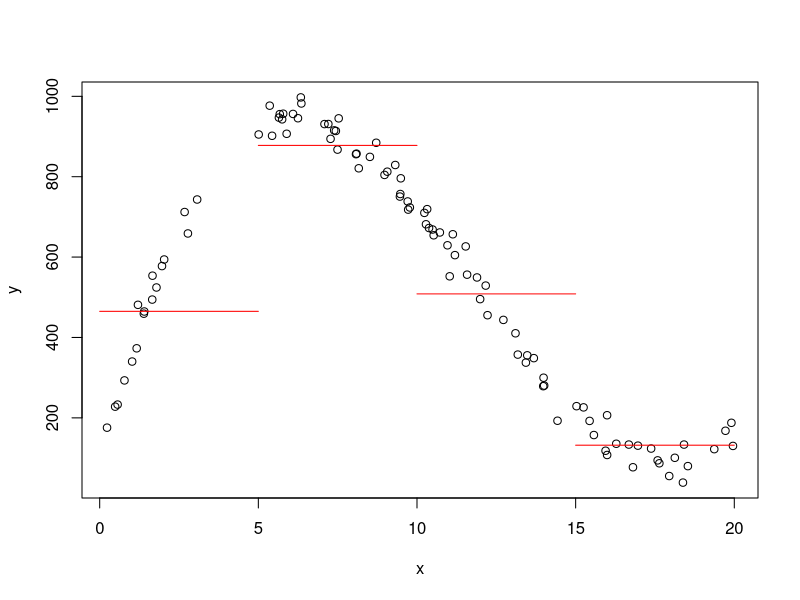
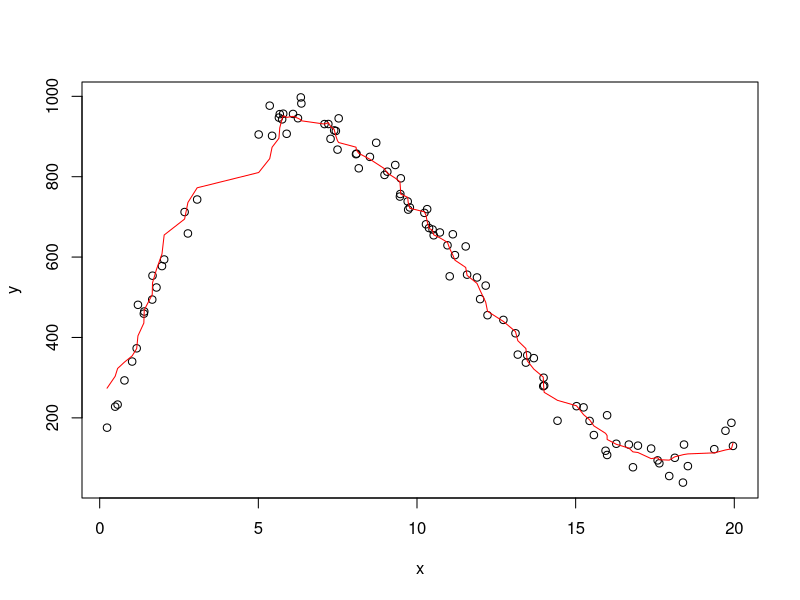
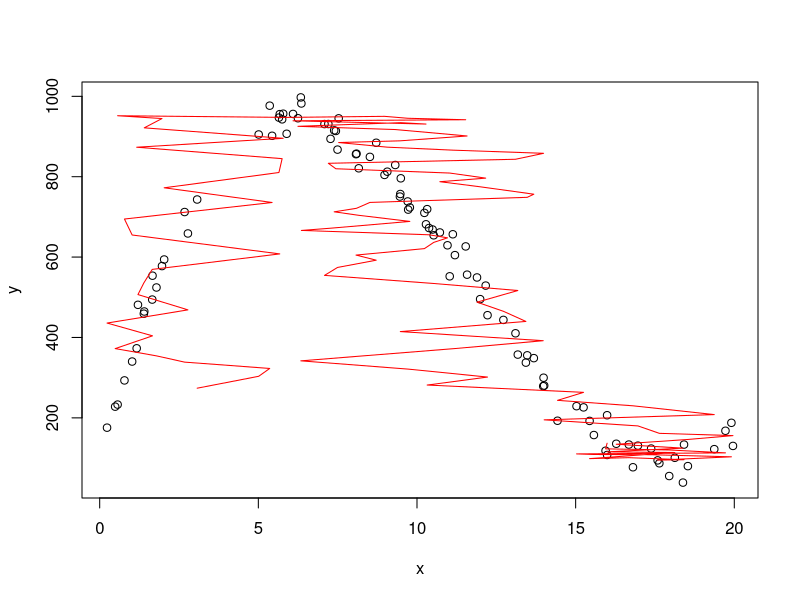
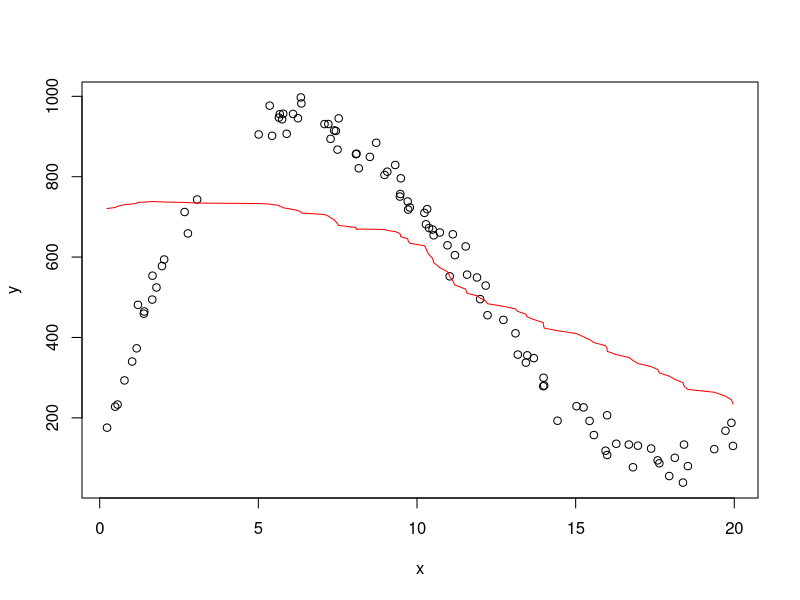
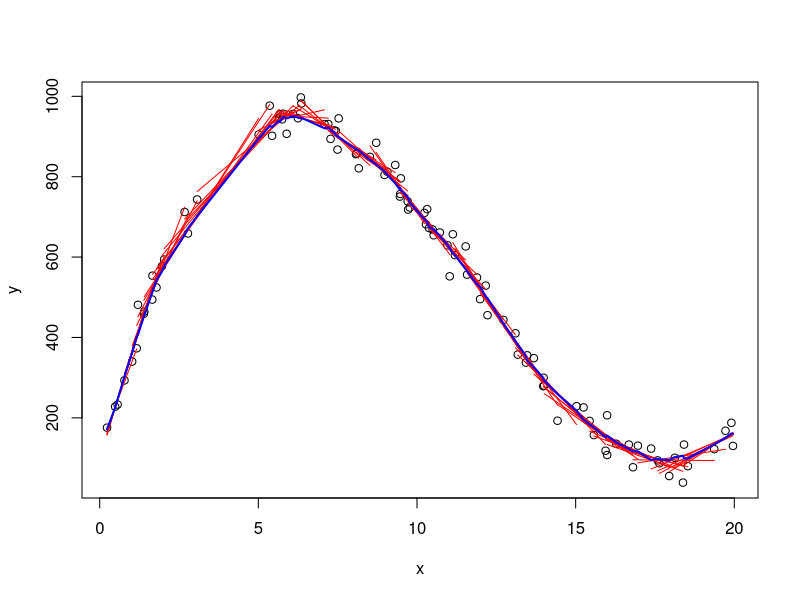
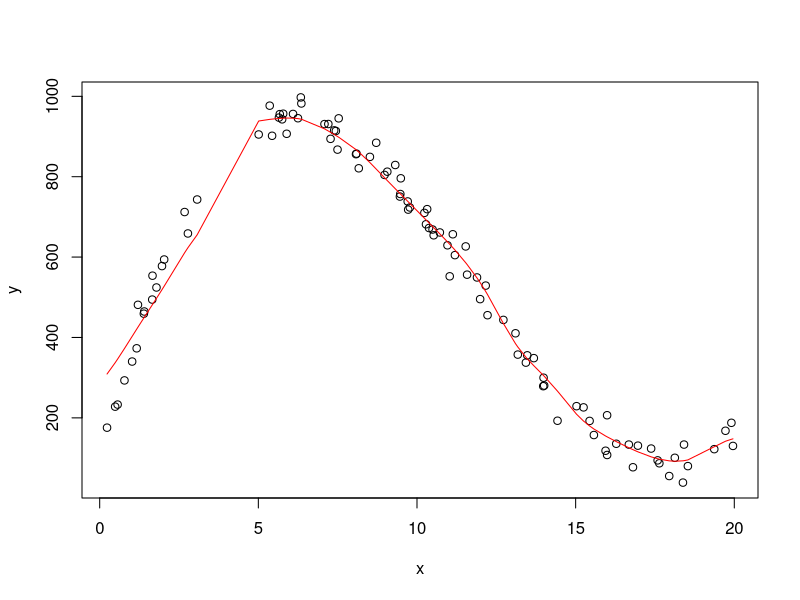
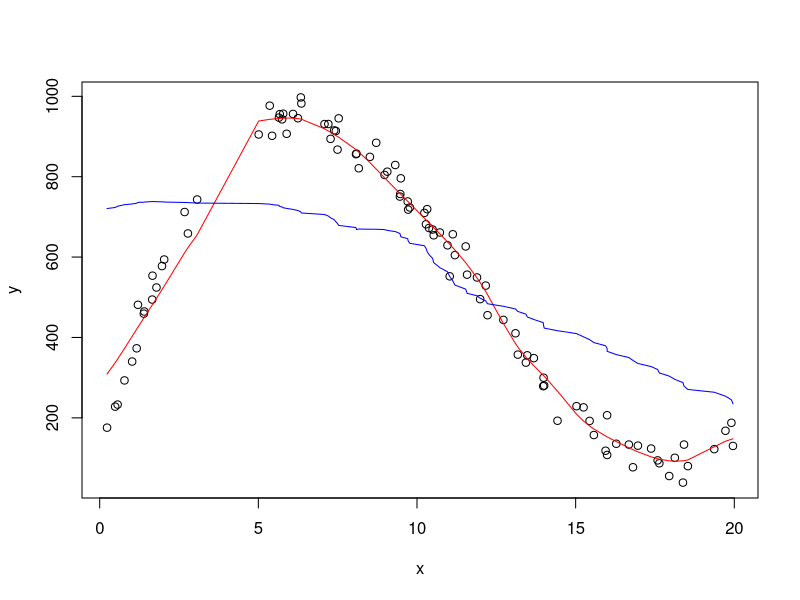
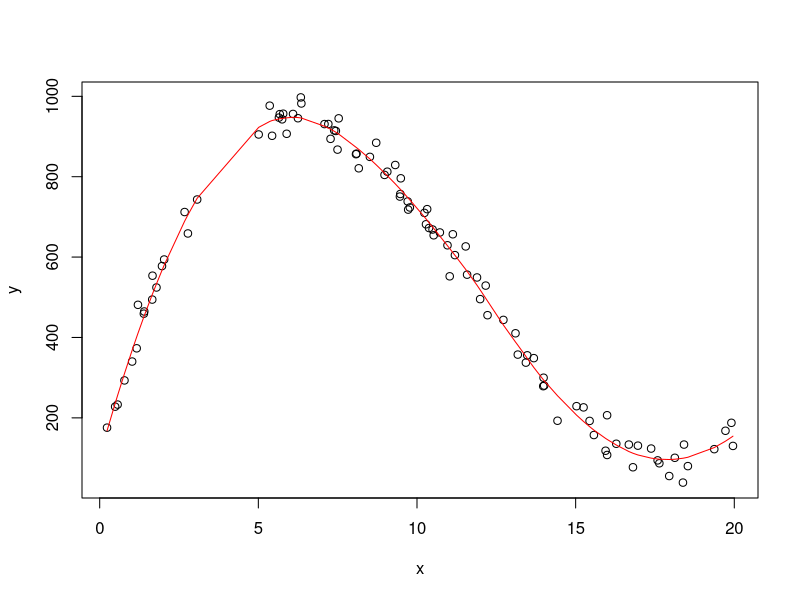

Write the R code that produced these figures, in order.
## ---- chunk 1
set.seed(210)
x.unsort=c(runif(25,0,6),runif(50,6,14),runif(25,14,20))
x=sort(x.unsort)
y=-(x-3)^3+(x-6)^3+(x-9)^3+1000+rnorm(100,0,30)
bin1=mean(y[x>0 & x<=5])
bin2=mean(y[x>5 & x<=10])
bin3=mean(y[x>10 & x<=15])
bin4=mean(y[x>15 & x<=20])
plot(x,y)
lines(c(0,5),c(bin1,bin1),col="red")
lines(c(5,10),c(bin2,bin2),col="red")
lines(c(10,15),c(bin3,bin3),col="red")
lines(c(15,20),c(bin4,bin4),col="red")
## ---- chunk 2
running_mean=c()
for(i in 1:100){
  neighbor=max(1,i-5):min(i+5,100)
  running_mean=c(running_mean,mean(y[neighbor]))
}
plot(x,y)
lines(x,running_mean,col="red")
## ---- chunk 3
#How about something unsorted?
plot(x,y)
lines(x.unsort,running_mean,col="red")
## ---- chunk 4
running_mean=c()
for(i in 1:100){
  neighbor=max(1,i-37):min(i+37,100)
  running_mean=c(running_mean,mean(y[neighbor]))
}
plot(x,y)
lines(x,running_mean,col="red")
## ---- chunk 5
plot(x,y)
midpoint=c()
for(i in 1:100){
  neighbor=max(1,i-5):min(i+5,100)
  mod=lm(y[neighbor]~x[neighbor])
  midpoint[i]=sum(coef(mod)*c(1,x[i]))
  lines(x[neighbor],fitted(mod),col="red")
}
lines(x,midpoint,col="blue",lw=2)
## ---- chunk 6
kernel_smooth=c()
without_weights=c()
for(i in 1:100){
  neighbor=max(1,i-37):min(i+37,100)
  weight=exp(-(x[neighbor]-x[i])^2)/sum(exp(-(x[neighbor]-x[i])^2)) ## Gaussian Kernel
  kernel_smooth=c(kernel_smooth,sum(weight*y[neighbor]))
}
plot(x,y)
lines(x,kernel_smooth,col="red")
## ---- chunk 7
kernel_smooth=c()
without_weights=c()
for(i in 1:100){
  neighbor=max(1,i-37):min(i+37,100)
  weight=exp(-(x[neighbor]-x[i])^2)/sum(exp(-(x[neighbor]-x[i])^2)) ## Gaussian Kernel
  kernel_smooth=c(kernel_smooth,sum(weight*y[neighbor]))
  without_weights=c(without_weights,mean(y[neighbor]))
}
plot(x,y)
lines(x,kernel_smooth,col="red")
lines(x,without_weights,col = "blue")
## ---- chunk 8
plot(x,y)
fit=loess(y~x,span=0.4) 
lines(x,fitted(fit),col="red")
## ---- chunk 9
plot(x,y)
fit=loess(y~x,span=0.4) 
fit2=loess(y~x,span=0.1)
fit3=loess(y~x,span=0.9)
lines(x,fitted(fit),col="cornflowerblue")
lines(x,fitted(fit2),col="deeppink",lwd=2)
lines(x,fitted(fit3),col="mediumpurple4",lwd=2)
## ---- chunk 10
library(splines2)
mod3=lm(y~bSpline(x,knots=quantile(x,c(0.25,0.5,0.75)),degree=0))
plot(x,y)
lines(x[1:25],fitted(mod3)[1:25],type='l',col="red")
lines(x[26:50],fitted(mod3)[26:50],type='l',col="red")
lines(x[51:75],fitted(mod3)[51:75],type='l',col="red")
lines(x[76:99],fitted(mod3)[76:99],type='l',col="red")
## ---- chunk 11
mod3b=lm(y~bSpline(x,df=4,degree=0,intercept=TRUE))
mod3c=lm(y~bSpline(x,df=3,degree=0))
plot(x,y)
lines(x,fitted(mod3b),type='l',col="mediumpurple4",lwd=2)
lines(x,fitted(mod3c),type='l',col="deeppink")
## ---- chunk 12
mod4=lm(y~bSpline(x,df=4,degree=1))
plot(x,y)
lines(x,fitted(mod4),col="red")
## ---- chunk 13
mod5=lm(y~bSpline(x,knots=quantile(x,c(0.15,0.5,0.75)),degree=1))
plot(x,y)
lines(x,fitted(mod5),col="red")
## ---- chunk 14
temp=summary(mod5)
rownames(temp$coefficients)=c("intercept","Spline1",'Spline2','Spline3','Spline4')
temp
## ---- chunk 15
x1=x-quantile(x,0.25); x1[x1<0]=0
x2=x-quantile(x,0.50); x2[x2<0]=0
x3=x-quantile(x,0.75); x3[x3<0]=0
mod6=lm(y~x+x1+x2+x3)
plot(x,y)
lines(x,fitted(mod6),col="red")
## ---- chunk 16
summary(mod6)
## ---- chunk 17
mod7=lm(y~bSpline(x,knots=quantile(x,c(0.25,0.5,0.75)),degree=3))
plot(x,y)
lines(x,fitted(mod7),col="red")
## ---- chunk 18
temp=summary(mod7)
rownames(temp$coefficients)=c("intercept","Spline1",'Spline2','Spline3','Spline4','Spline5','Spline6')
temp
## ---- chunk 19
x1_3=x1^3
x2_3=x2^3
x3_3=x3^3
x_sq=x^2
x_cb=x^3
mod8=lm(y~x+x_sq+x_cb+x1_3+x2_3+x3_3)
plot(x,y)
lines(x,fitted(mod8),col="red")
## ---- chunk 20
summary(mod8)
## ---- chunk 21
library(Hmisc)
mod9=lm(y~rcspline.eval(x,nk=5,inclx=T))
plot(x,y)
lines(x,fitted(mod9),col="red")
## ---- chunk 22
temp=summary(mod9)
rownames(temp$coefficients)=c("intercept","Spline1",'Spline2','Spline3','Spline4')
temp
## ---- chunk 23
library(gam)
mod10=gam(y~s(x))
plot(x,y)
lines(x,fitted(mod10),col='red')
## ---- chunk 24
summary(mod10)
## ---- chunk 25
mod11=lm(y~x)
mod12=lm(y~x+bSpline(x, df=6, degree = 3))
## or use GAM mod10=gam(y~x+s(x,4))
anova(mod11,mod12)
